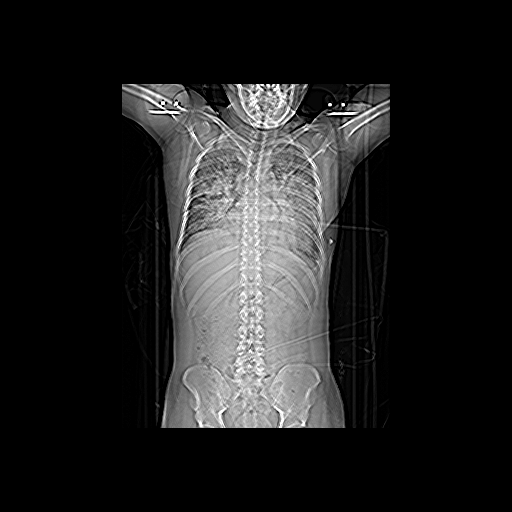
%> input picture images/0001.png, 512 x 512 px
$ octave main.m   (GNU Octave 9; MATLAB toolbox functions it lacks are replaced by stand-ins)
%> lines starting %> are read from the running program, lines starting %| are printed output that depends on the picture; in (x1, y1, x2, y2) boxes, pixels count from 0 and x2, y2 are one past the last pixel; in counts of white or black regions, pixels touching at a corner belong together; the program's own positions count from 1
### canny_detector.m
function output_img = canny_detector(ct_image, output_filename)
% Detecct contours of human organs in CT images using the Canny edge detector in Matlab
% and return the produced binarized contour image after edge linking. The function
% determines both thresholds of the deteqctor empirically and stores the output image
% into a .png file.
%
%   Input:
%   - ct_image: The CT image to process.
%   - output_filename: The file to store the output image.
%
%   Output:
%   - output_img: The image with the contours.

% Convert the image to grayscale
gray_img = im2gray(ct_image);

% Determine the optimal thresholds for the Canny edge detector using the Otsu method
% https://ieeexplore.ieee.org/abstract/document/6642801
% https://ieeexplore.ieee.org/stamp/stamp.jsp?arnumber=5476095
[~, threshold] = edge(gray_img, 'Canny');
fudgeFactor = 1;
lowerThreshold = threshold(1) * fudgeFactor;
upperThreshold = threshold(2) * fudgeFactor;

% Apply the Canny edge detector to the grayscale image with the determined thresholds
edges = edge(gray_img, 'Canny', [lowerThreshold, upperThreshold]);

% Link the edges in the image
edges = bwmorph(edges, 'bridge');

% Save the output image to a file
imwrite(edges, output_filename);

% Return the output image
output_img = edges;
end

### main.m
% List of image filenames
filenames = {'./images/0001.png', './images/0017.png', './images/0020.png', './images/0045.png', './images/0070.png', './images/0078.png'};
% Loop through the filenames and process the images
for i = 1:numel(filenames)
  % Load the image
  ct_image = imread(filenames{i});
%> ct_image is the input picture: size 512x512 uint8; min 0, max 255, mean 32.8
  % Create the output filename
  output_filename = sprintf('./output/contour_%04d.png', i);
  % Detect the contours in the image
  output_img = canny_detector(ct_image, output_filename);
%> in canny_detector, `[~, threshold] = edge(gray_img, 'Canny');`: threshold = [0.0617 0.154]
%> in canny_detector, `lowerThreshold = threshold(1) * fudgeFactor;`: lowerThreshold = 0.0617
%> in canny_detector, `upperThreshold = threshold(2) * fudgeFactor;`: upperThreshold = 0.154
%> in canny_detector, `edges = edge(gray_img, 'Canny', [lowerThreshold, upperThreshold]);`:
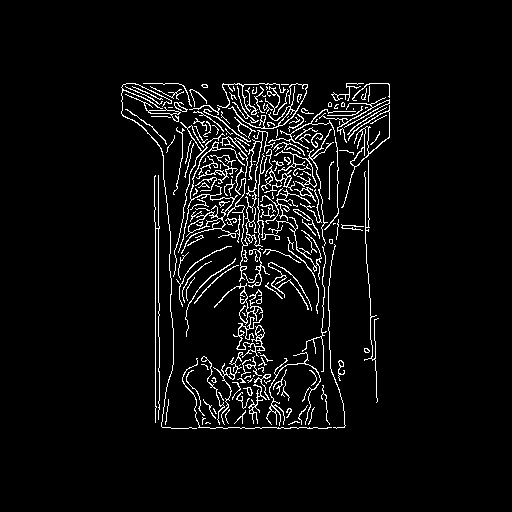
%> edges: size 512x512 logical; 5% white in thin lines or dots, all inside (x1, y1, x2, y2) = (121, 83, 390, 429)
%> in canny_detector, `edges = bwmorph(edges, 'bridge');`:
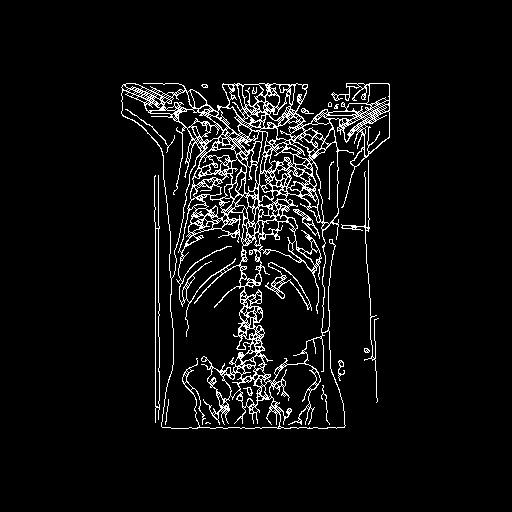
%> edges: size 512x512 logical; 5.8% white in thin lines or dots, all inside (x1, y1, x2, y2) = (121, 83, 390, 429)
end
%> pass 2 of the loop `for i = 1:numel(filenames)`:
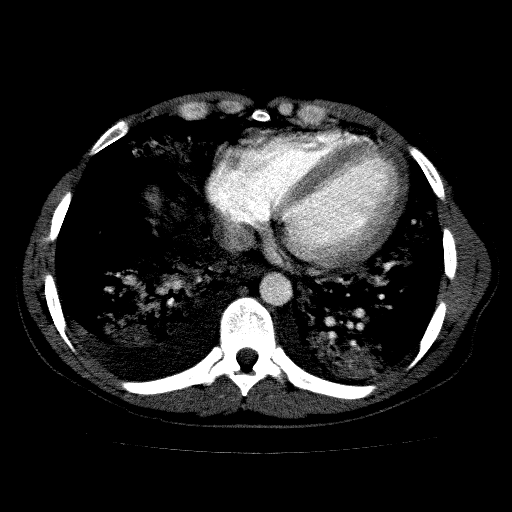
%> input picture images/0017.png, 512 x 512 px
%> ct_image is the input picture: size 512x512 uint8; min 0, max 255, mean 33.1
%> threshold = [0.107 0.268]
%> lowerThreshold = 0.107
%> upperThreshold = 0.268
%> in canny_detector (call 2), `edges = edge(gray_img, 'Canny', [lowerThreshold, upperThreshold]);`:
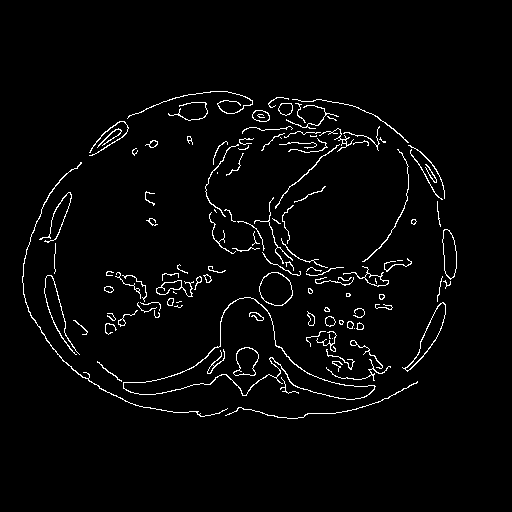
%> edges: size 512x512 logical; 2.8% white in thin lines or dots, all inside (x1, y1, x2, y2) = (22, 91, 457, 419)
%> in canny_detector (call 2), `edges = bwmorph(edges, 'bridge');`:
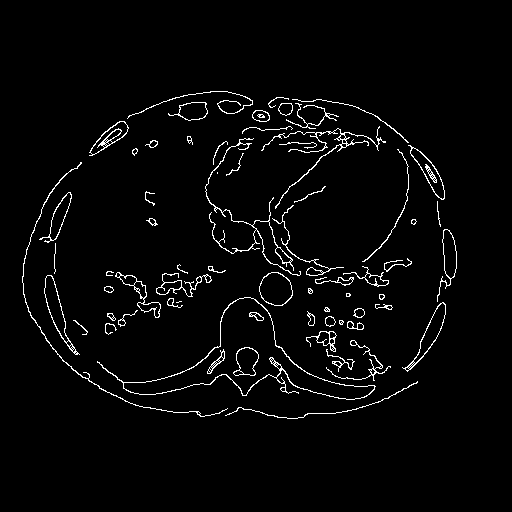
%> edges: size 512x512 logical; 2.9% white in thin lines or dots, all inside (x1, y1, x2, y2) = (22, 91, 457, 419)
%> pass 3 of the loop `for i = 1:numel(filenames)`:
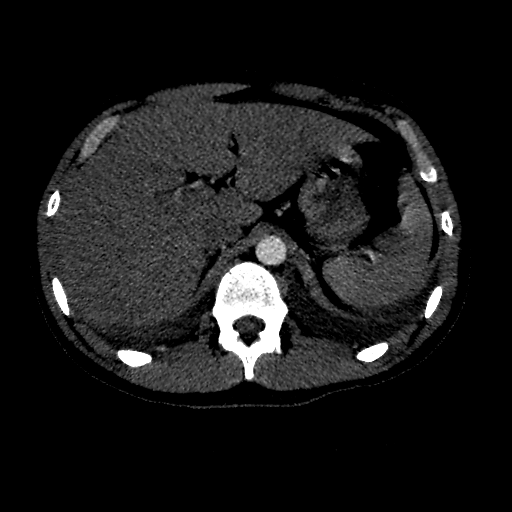
%> input picture images/0020.png, 512 x 512 px
%> ct_image is the input picture: size 512x512 uint8; min 0, max 255, mean 26.1
%> threshold = [0.115 0.287]
%> lowerThreshold = 0.115
%> upperThreshold = 0.287
%> in canny_detector (call 3), `edges = edge(gray_img, 'Canny', [lowerThreshold, upperThreshold]);`:
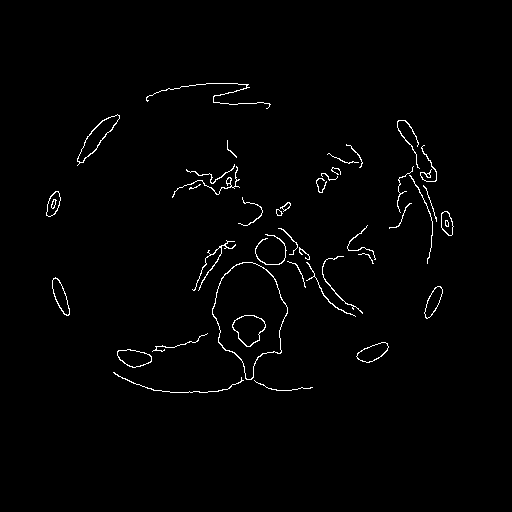
%> edges: size 512x512 logical; 1.3% white in thin lines or dots, all inside (x1, y1, x2, y2) = (46, 83, 454, 393)
%> the loop made 6 passes; the first 3 are shown
